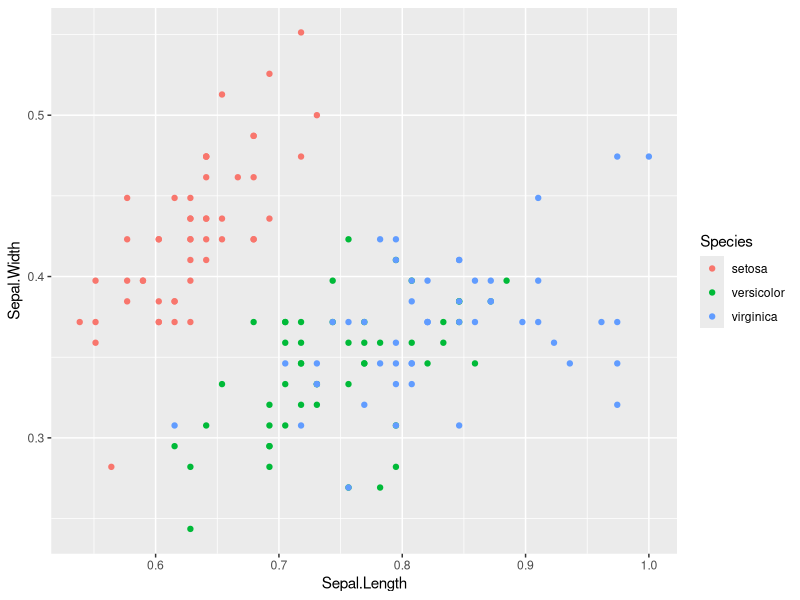
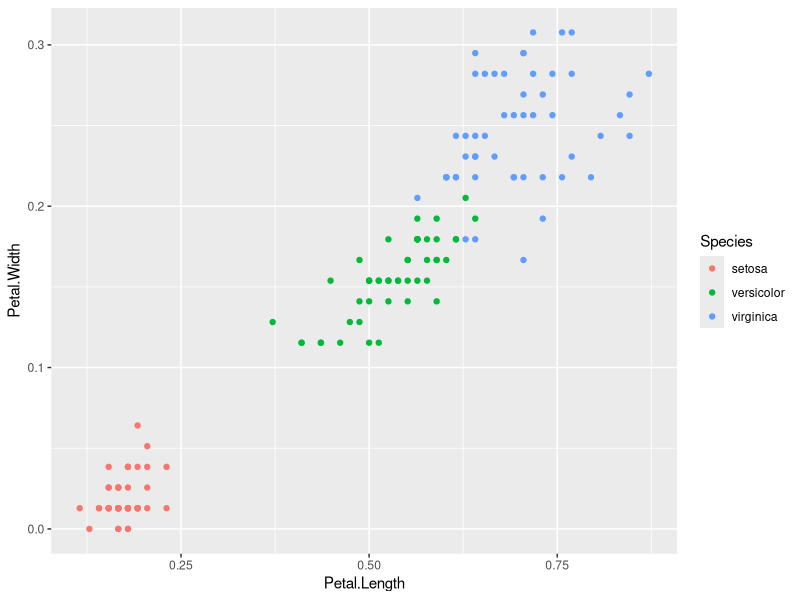
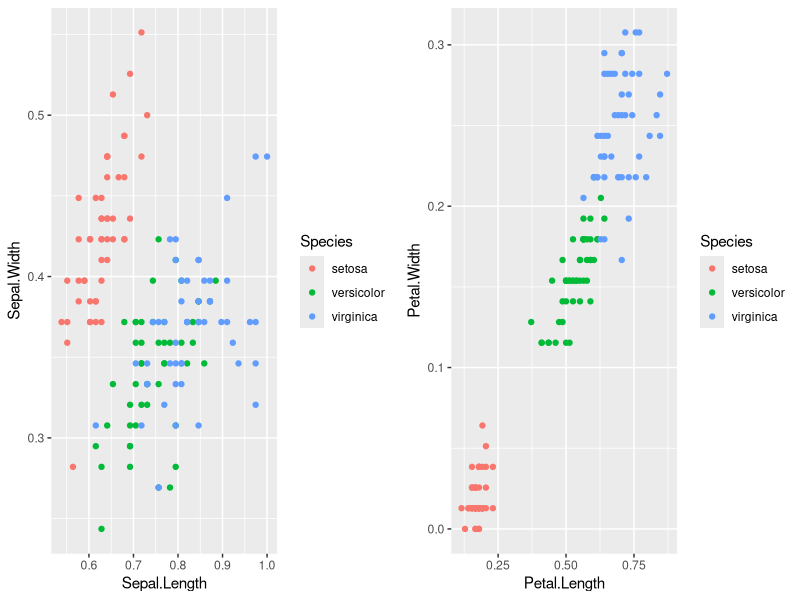
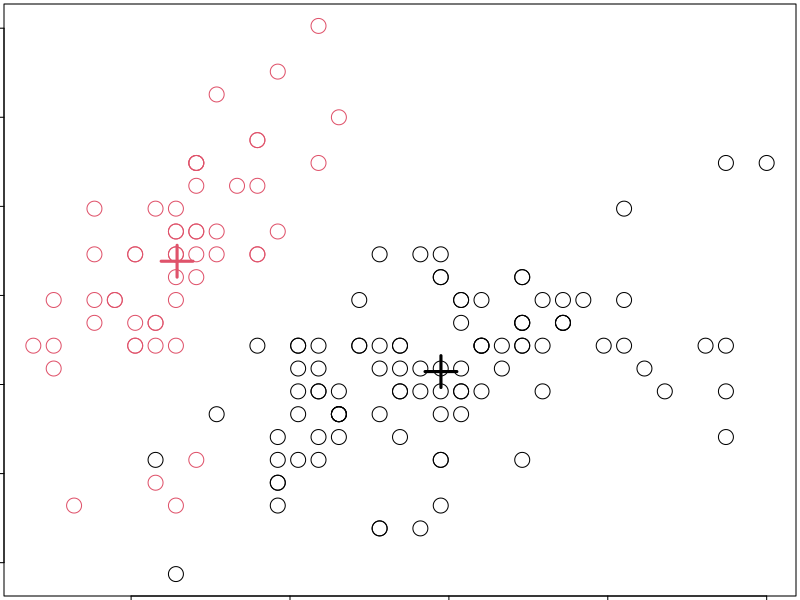
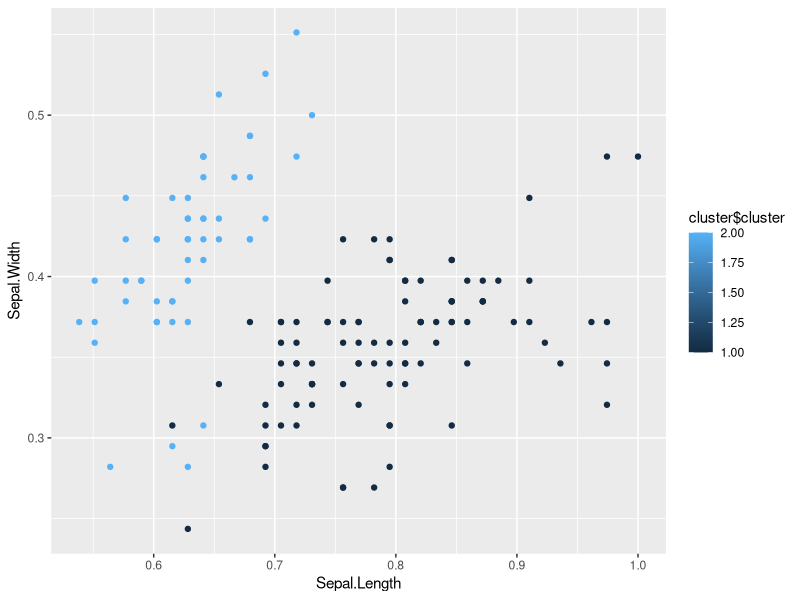
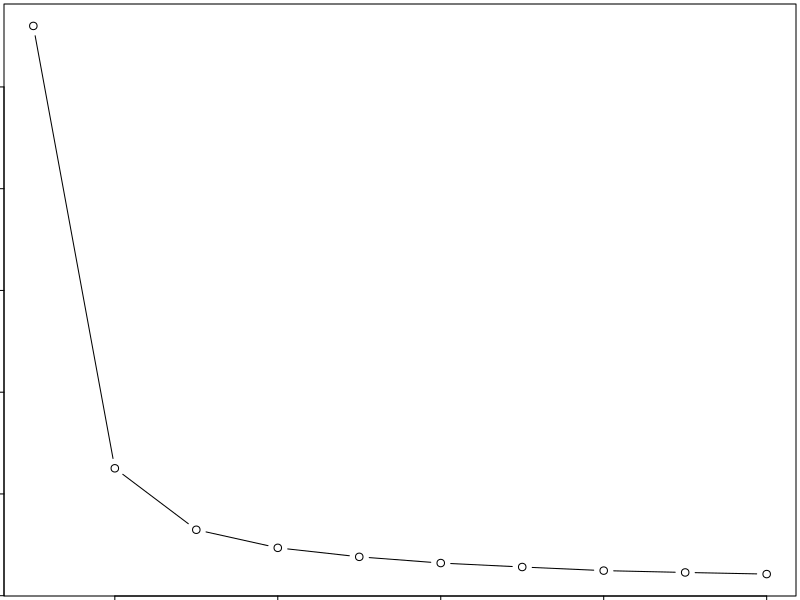
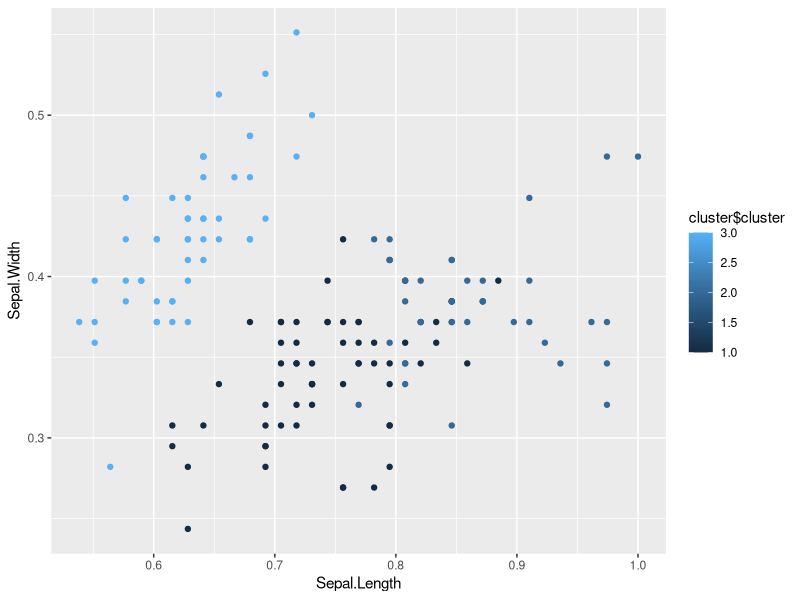
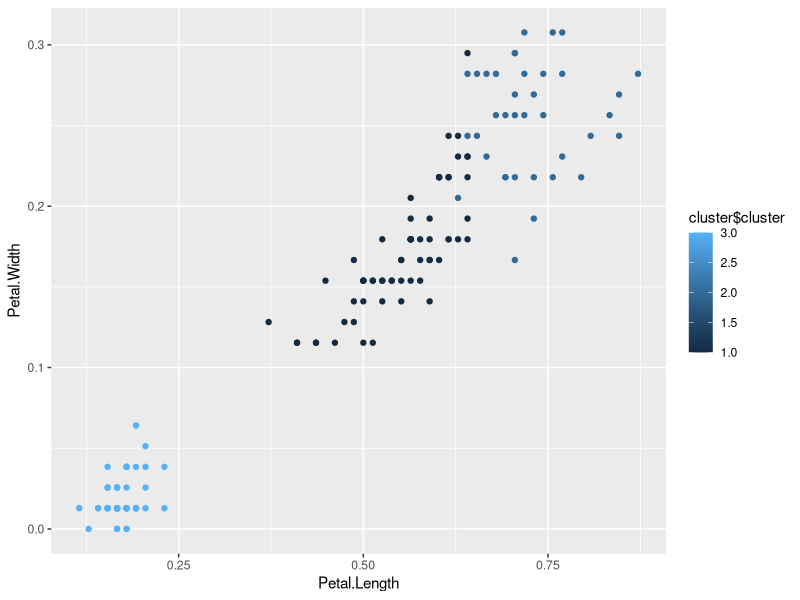

The R source for these figures, in order:
library(datasets)
library(ggplot2)
require(gridExtra)
data(iris)
summary(iris)

normalize <- function(x) {
  return ((x - min(x)) / (max(x) - min(x)))
}

iris[,1:4] <- normalize(iris[,1:4])

plot1 <- ggplot(iris,aes(x = Sepal.Length, y = Sepal.Width, col= Species)) + geom_point()
plot1
plot2 <- ggplot(iris,aes(x = Petal.Length, y = Petal.Width, col= Species)) + geom_point()
plot2
grid.arrange(plot1, plot2, ncol=2)


cluster <- kmeans(iris[,1:4],2, nstart = 100)
cluster$cluster

par(mar = rep(0.2,4))
plot(iris$Sepal.Length, iris$Sepal.Width, col = cluster$cluster, pch = 1, cex = 2)
points(cluster$centers, col = 1:3, pch =3, cex = 3, lwd =3)


plot1 <- ggplot(iris,aes(x = Sepal.Length, y = Sepal.Width, col= cluster$cluster)) + geom_point() 
plot1

set.seed(200)
k.max <- 10
wss<- sapply(1:k.max,function(k){kmeans(iris[,1:4],k,nstart = 20,iter.max = 20)$tot.withinss})
wss
plot(1:k.max,wss, type= "b", xlab = "Number of clusters(k)", ylab = "Within cluster sum of squares")

cluster <- kmeans(iris[,1:4],3,nstart = 100)
table(cluster$cluster,iris$Species)

plot1 <- ggplot(iris,aes(x = Sepal.Length, y = Sepal.Width, col= cluster$cluster)) + geom_point() 
plot1

plot2 <- ggplot(iris,aes(x = Petal.Length, y = Petal.Width, col= cluster$cluster)) + geom_point() 
plot2

grid.arrange(plot1, plot2, ncol=2)



